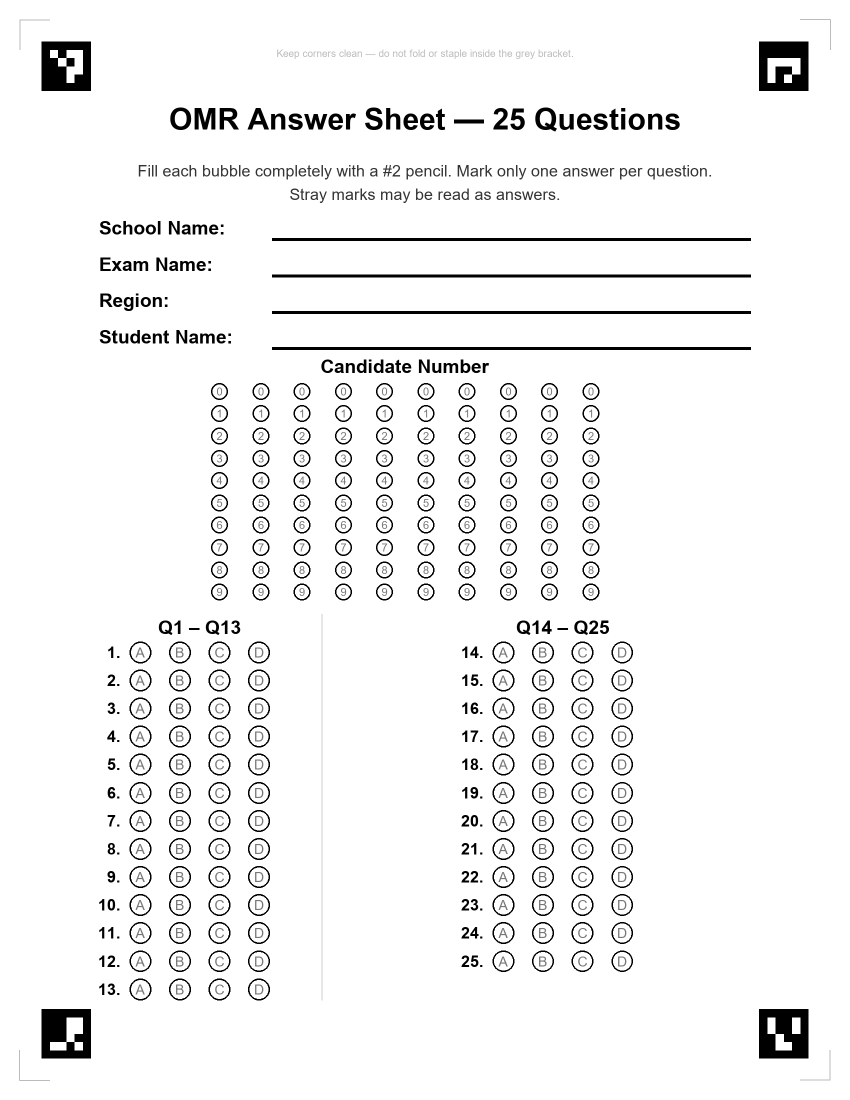
#> input picture portrait_25q/reference/blank_portrait_25q.png, 1700 x 2200 px (shown at 1/2 size)
$ python debug_aruco.py
#> lines starting #> are read from the running program, lines starting #| are printed output that depends on the picture
"""One-off ArUco detection debug for the generated sheet.

Loads the most recent smoke-test image, runs the engine's own detector,
and prints detected marker centres + the resulting marker-quad aspect.
"""
from __future__ import annotations

import sys
from pathlib import Path

import cv2
import numpy as np


def detect_aruco(path: Path, *, resize: tuple[int, int] | None = None) -> dict:
    img = cv2.imread(str(path), cv2.IMREAD_GRAYSCALE)
#> img is the input picture: shape (2200, 1700); min 0, max 255, mean 242.6
    if img is None:
        return {"error": f"could not read {path}"}
    h0, w0 = img.shape[:2]
#> h0 = 2200; w0 = 1700
    if resize is not None:
        img = cv2.resize(img, resize, interpolation=cv2.INTER_AREA)
    h, w = img.shape[:2]
#> h = 2200; w = 1700
    pad = 60
    padded = cv2.copyMakeBorder(img, pad, pad, pad, pad, cv2.BORDER_CONSTANT, value=255)
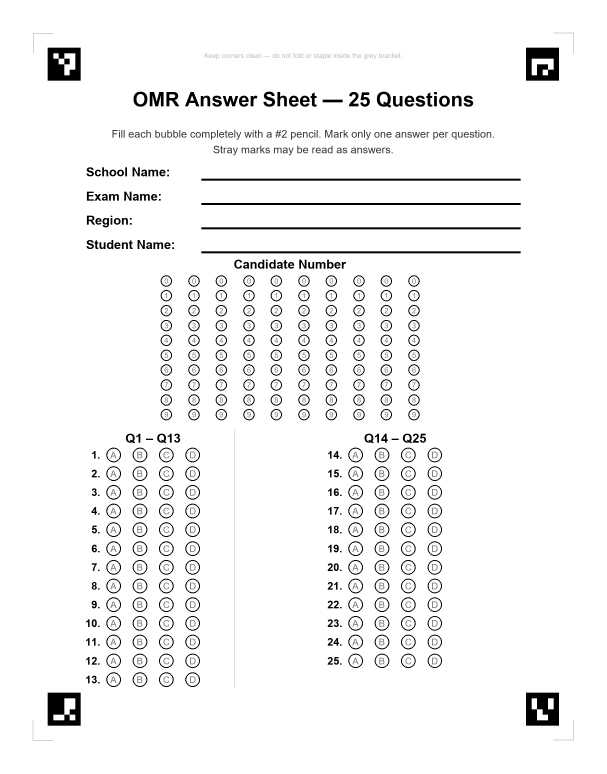
#> padded: shape (2320, 1820) (shown at 1/3 size); min 0, max 255, mean 244
    aruco_dict = cv2.aruco.getPredefinedDictionary(cv2.aruco.DICT_4X4_50)
    params = cv2.aruco.DetectorParameters()
    detector = cv2.aruco.ArucoDetector(aruco_dict, params)
    corners_raw, ids_raw, rejected = detector.detectMarkers(padded)
#> corners_raw = ([[1578, 2078], [1676, 2078], [1676, 2176], [1578, 2176]], [[143, 2078], [241, 2078], [241, 2176], [143, 2176]], [[1578, 143], [1676, 143], [1676, 241], [1578, 241]], [[143, 143], [241, 143], [241, 241], [143, 241]]); ids_raw = [3, 2, 1, 0]; rejected = 10 items
    if ids_raw is None or len(ids_raw) == 0:
        return {
            "original_shape": (h0, w0),
            "resized_shape": (h, w),
            "detected": {},
            "rejected_count": 0 if rejected is None else len(rejected),
        }
    detected = {}
    for idx, marker_id in enumerate(ids_raw.flatten()):
        centre = (corners_raw[idx] - [[pad, pad]])[0].mean(axis=0)
        detected[int(marker_id)] = (float(centre[0]), float(centre[1]))
#> this loop made 4 passes
#> (marker_id, centre) on passes 1 to 4: (3, [1567, 2067]), (2, [132, 2067]), (1, [1567, 132]), (0, [132, 132])
#> after the loop, detected = {3: (1567, 2067), 2: (132, 2067), 1: (1567, 132), 0: (132, 132)}
    return {
        "original_shape": (h0, w0),
        "resized_shape": (h, w),
        "detected": detected,
    }


def main() -> None:
    repo_root = Path(__file__).resolve().parents[3]
    paths = [
        repo_root / "portrait_25q" / "reference" / "blank_portrait_25q.png",
        repo_root / "portrait_25q" / "variants" / "variant_a_portrait.png",
    ]
    sweep_runs = repo_root / "portrait_25q" / "variants" / "sweep" / "runs"
    if sweep_runs.exists():
        paths.extend(sorted(sweep_runs.rglob("filled_*.png"))[:1])

    for p in paths:
        print(f"\n--- {p.relative_to(repo_root)} ---")
        for label, resize in [
            ("native", None),
            ("processing 666x862", (666, 862)),
            ("processing 666x820", (666, 820)),
        ]:
            result = detect_aruco(p, resize=resize)
#> result = 3 items
            print(f"  [{label}] {result['original_shape']} -> {result.get('resized_shape')}")
#|   [native] (2200, 1700) -> (2200, 1700)
            det = result.get("detected", {})
#> det has the same summary as detected in detect_aruco
            if not det:
                print("    no markers detected")
                continue
            for marker_id in sorted(det):
                x, y = det[marker_id]
                print(f"    marker {marker_id}: ({x:7.2f}, {y:7.2f})")
#> this loop made 4 passes
#|     marker 0: ( 132.00,  132.00)
#|     marker 1: (1567.00,  132.00)
#|     marker 2: ( 132.00, 2067.00)
#|     marker 3: (1567.00, 2067.00)
            if {0, 1, 2, 3}.issubset(det):
                tl = np.array(det[0])
#> tl = [132, 132]
                tr = np.array(det[1])
#> tr = [1567, 132]
                bl = np.array(det[2])
#> bl = [132, 2067]
                br = np.array(det[3])
#> br = [1567, 2067]
                top_w = np.linalg.norm(tr - tl)
#> top_w = 1435
                bot_w = np.linalg.norm(br - bl)
#> bot_w = 1435
                left_h = np.linalg.norm(bl - tl)
#> left_h = 1935
                right_h = np.linalg.norm(br - tr)
#> right_h = 1935
                horiz = (top_w + bot_w) / 2
#> horiz = 1435
                vert = (left_h + right_h) / 2
#> vert = 1935
                print(
                    f"    marker quad: horiz={horiz:.2f}, vert={vert:.2f},"
                    f" aspect={horiz/vert:.3f}"
                )
#|     marker quad: horiz=1435.00, vert=1935.00, aspect=0.742
#> pass 2 of the loop in main, `for p in paths:`:
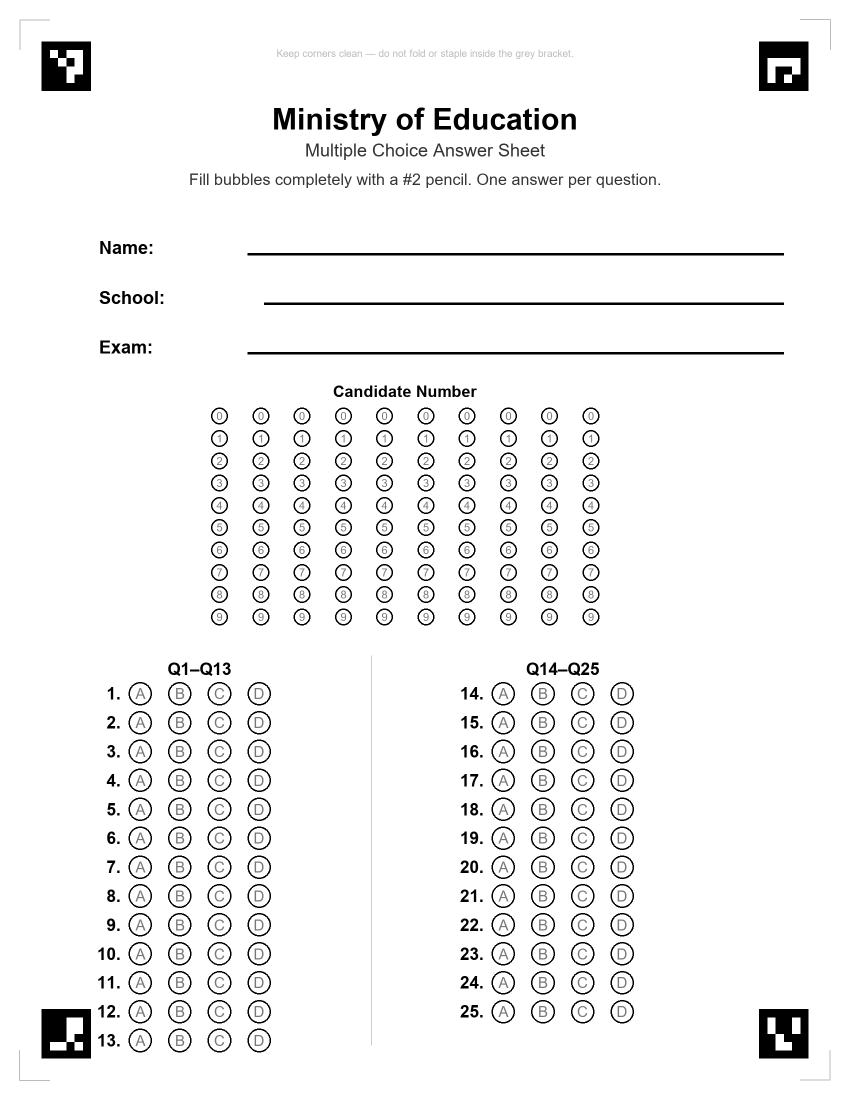
#> input picture portrait_25q/variants/variant_a_portrait.png, 1700 x 2200 px (shown at 1/2 size)
#> in detect_aruco, img is the input picture: shape (2200, 1700); min 0, max 255, mean 243.7
#> in detect_aruco (call 4), `padded = cv2.copyMakeBorder(img, pad, pad, pad, pad, cv2.BORDER_CONSTA..`:
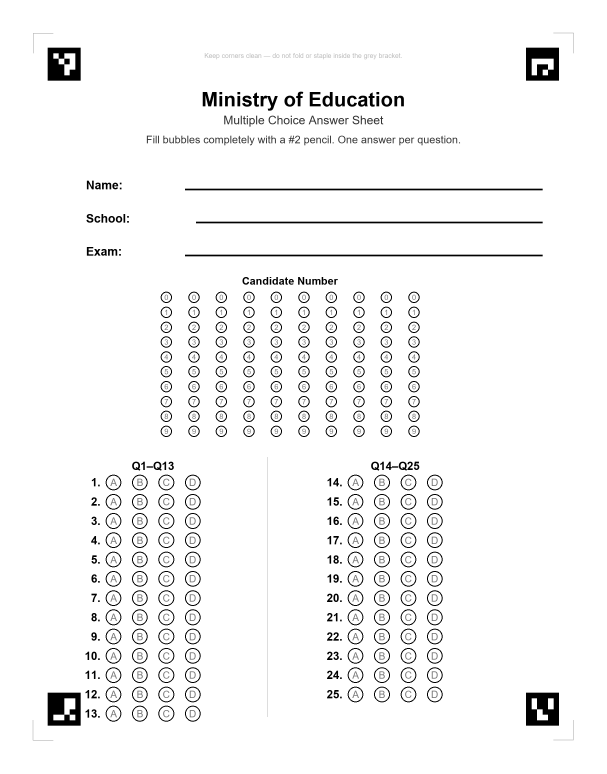
#> padded: shape (2320, 1820) (shown at 1/3 size); min 0, max 255, mean 245
#> rejected = 11 items
#> the loop in detect_aruco (call 4), `for idx, marker_id in enumerate(ids_raw.flatten()):` made 4 passes
#|   [native] (2200, 1700) -> (2200, 1700)
#> the loop in main, `for marker_id in sorted(det):` made 4 passes
#> (printed output is left out)
#|     marker quad: horiz=1435.00, vert=1935.00, aspect=0.742


if __name__ == "__main__":
    main()
